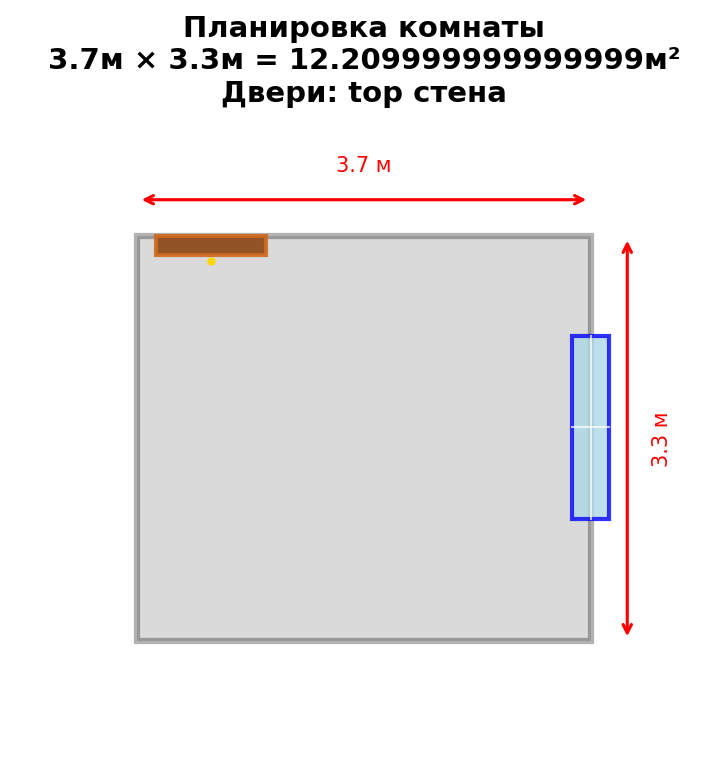
#> input picture floorplan.png, 727 x 778 px
$ python -i furniture_detector.py   (imports and definitions only)
#> lines starting #> are read from the running program, lines starting #| are printed output that depends on the picture; after the words box and inside, x2 and y2 are one past the last pixel; in counts of white or black regions, pixels touching at a corner belong together
#> further down, picture is the input picture: shape (778, 727, 3); mean B, G, R 234.4, 233.9, 235.4
import cv2
import numpy as np
from typing import List, Dict, Tuple, Optional
from dataclasses import dataclass
from enum import Enum


class FurnitureType(Enum):
    """Типы мебели и предметов."""
    TABLE = "table"  # Стол
    CHAIR = "chair"  # Стул
    SOFA = "sofa"  # Диван/кресло
    BED = "bed"  # Кровать
    CABINET = "cabinet"  # Шкаф/комод
    UNKNOWN = "unknown"  # Неопознанный предмет


@dataclass
class DetectedFurniture:
    """Обнаруженный предмет мебели."""
    x: int  # X на изображении
    y: int  # Y на изображении
    width: int  # Ширина в пикселях
    height: int  # Высота в пикселях
    depth_estimate: float  # Оценочная глубина (относительная)
    furniture_type: FurnitureType
    confidence: float
    is_valid: bool = True

    # 3D параметры (в метрах, будут рассчитаны позже)
    width_3d: float = 0.0
    height_3d: float = 0.0
    depth_3d: float = 0.0
    position_3d: np.ndarray = None  # [x, y, z] в координатах комнаты


@dataclass
class BoundingBox3D:
    """3D ограничивающий параллелепипед (коробка)."""
    center: np.ndarray  # [x, y, z]
    dimensions: np.ndarray  # [width, height, depth]
    rotation: float = 0.0  # Поворот вокруг Y (вертикальной оси) в радианах

    @property
    def min_corner(self) -> np.ndarray:
        return self.center - self.dimensions / 2

    @property
    def max_corner(self) -> np.ndarray:
        return self.center + self.dimensions / 2


class FurnitureDetectorCV:
    """
    Детектор мебели на фотографиях с использованием компьютерного зрения.
    Использует комбинацию методов: детекция контуров, анализ формы,
    сегментация по цвету и глубине (если доступна).
    """

    # Стандартные размеры мебели в метрах (для эвристик)
    TYPICAL_SIZES = {
        FurnitureType.TABLE: {'width': (0.8, 1.6), 'height': (0.7, 0.8), 'depth': (0.6, 1.2)},
        FurnitureType.CHAIR: {'width': (0.4, 0.6), 'height': (0.8, 1.0), 'depth': (0.4, 0.6)},
        FurnitureType.SOFA: {'width': (1.5, 2.5), 'height': (0.7, 0.9), 'depth': (0.8, 1.0)},
        FurnitureType.BED: {'width': (1.4, 2.0), 'height': (0.4, 0.6), 'depth': (1.9, 2.2)},
        FurnitureType.CABINET: {'width': (0.6, 1.2), 'height': (1.2, 2.0), 'depth': (0.4, 0.6)},
        FurnitureType.UNKNOWN: {'width': (0.3, 2.0), 'height': (0.3, 2.0), 'depth': (0.3, 2.0)},
    }

    def __init__(self, min_area=5000, max_area=500000):
        self.min_area = min_area
        self.max_area = max_area

        # Параметры для детекции разных типов мебели
        self.furniture_params = {
            FurnitureType.TABLE: {
                'aspect_ratio': (1.0, 2.5),  # Ширина/высота на фото
                'fill_ratio': (0.3, 0.9),  # Заполнение контура
                'bottom_position': (0.5, 1.0),  # Положение относительно низа кадра
                'color_variance': (10, 100),  # Вариативность цвета (текстура дерева/пластика)
            },
            FurnitureType.CHAIR: {
                'aspect_ratio': (0.5, 1.2),
                'fill_ratio': (0.2, 0.8),
                'bottom_position': (0.6, 1.0),
                'color_variance': (5, 80),
            },
            FurnitureType.SOFA: {
                'aspect_ratio': (1.5, 4.0),
                'fill_ratio': (0.4, 0.95),
                'bottom_position': (0.5, 1.0),
                'color_variance': (15, 120),
            },
            FurnitureType.BED: {
                'aspect_ratio': (1.0, 3.0),
                'fill_ratio': (0.5, 0.98),
                'bottom_position': (0.4, 0.9),
                'color_variance': (5, 60),
            },
            FurnitureType.CABINET: {
                'aspect_ratio': (0.3, 1.0),
                'fill_ratio': (0.6, 0.95),
                'bottom_position': (0.3, 1.0),
                'color_variance': (10, 80),
            },
        }

        # Фоновое вычитание для статичных камер (опционально)
        self.background_subtractor = cv2.createBackgroundSubtractorMOG2(
            history=500, varThreshold=16, detectShadows=False
        )

    def detect_furniture(self, image: np.ndarray,
                         room_floor_y: Optional[float] = None) -> List[DetectedFurniture]:
        """
        Детекция мебели на одном изображении.

        Args:
            image: BGR изображение
            room_floor_y: Оценочная Y-координата пола на изображении (0-1)

        Returns:
            Список обнаруженной мебели
        """
        img_height, img_width = image.shape[:2]
#> img_height = 778; img_width = 727
        gray = cv2.cvtColor(image, cv2.COLOR_BGR2GRAY)
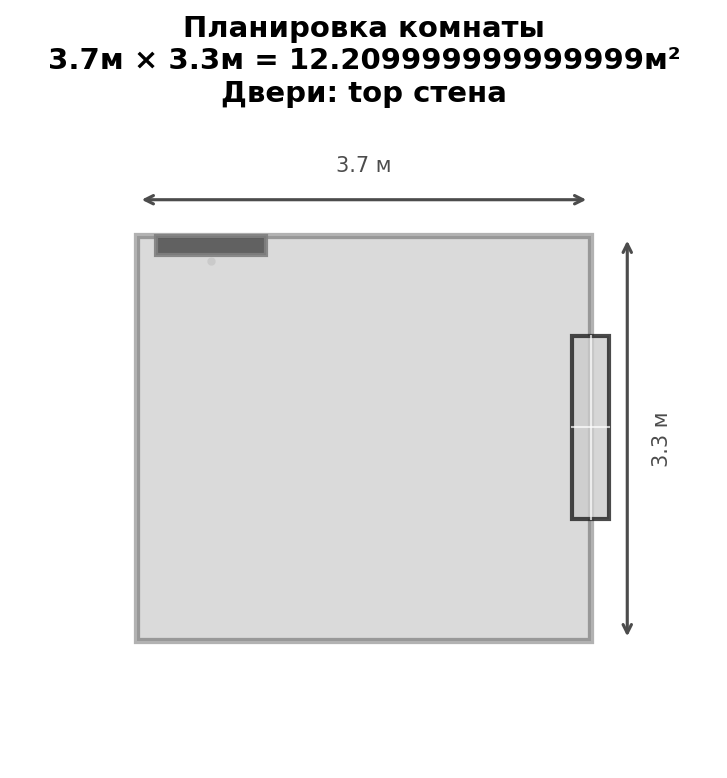
#> gray: shape (778, 727); min 0, max 255, mean 234.4

        # 1. Предварительная обработка
        # Улучшение контраста
        clahe = cv2.createCLAHE(clipLimit=2.0, tileGridSize=(8, 8))
        gray_eq = clahe.apply(gray)

        # 2. Детекция границ и контуров
        edges = cv2.Canny(gray_eq, 30, 150)
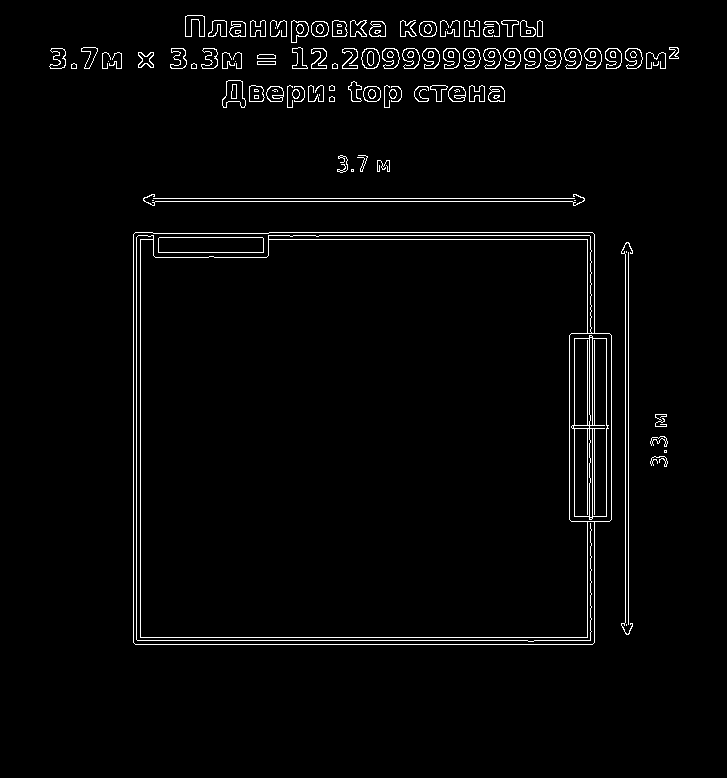
#> edges: shape (778, 727); 2.5% white in thin lines or dots, all inside (x1, y1, x2, y2) = (49, 15, 679, 645)

        # Морфологические операции для соединения разрозненных линий
        kernel = cv2.getStructuringElement(cv2.MORPH_RECT, (5, 5))
        edges_closed = cv2.morphologyEx(edges, cv2.MORPH_CLOSE, kernel, iterations=2)
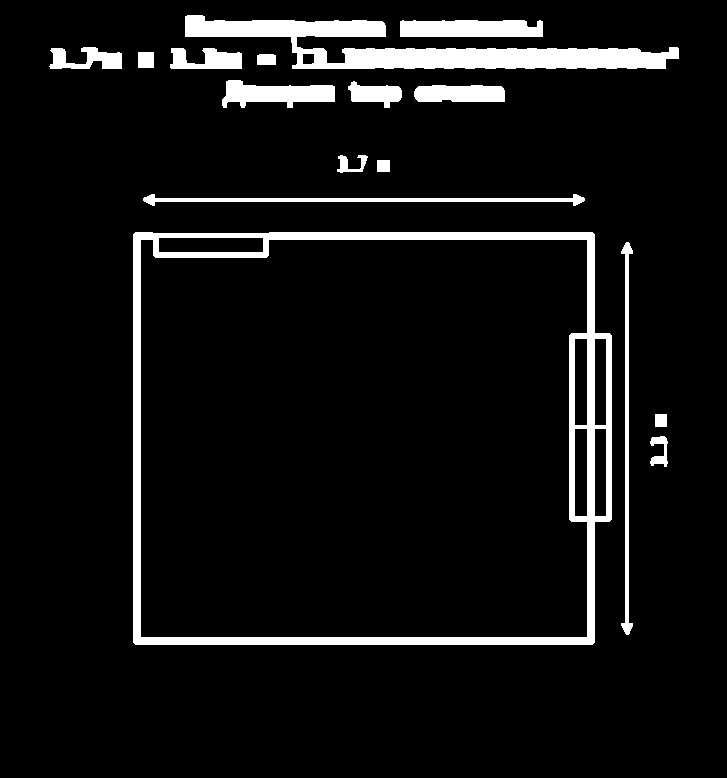
#> edges_closed: shape (778, 727); 7.3% white; 16 white regions

        # 3. Поиск контуров
        contours, _ = cv2.findContours(
            edges_closed, cv2.RETR_EXTERNAL, cv2.CHAIN_APPROX_SIMPLE
        )
#> contours = 16 contours; largest, box (x1, y1, x2, y2) and area: (133, 232, 612, 645) 193001, (185, 15, 679, 69) 10064, (400, 20, 543, 37) 2122, (222, 80, 335, 108) 1852, (143, 194, 585, 206) 1422

        furniture_list = []

        # 4. Анализ каждого контура
        for contour in contours:
            area = cv2.contourArea(contour)
            if not (self.min_area < area < self.max_area):
                continue

            # Получаем ограничивающий прямоугольник
            x, y, w, h = cv2.boundingRect(contour)

            # Аппроксимация контура для проверки "прямоугольности"
            epsilon = 0.05 * cv2.arcLength(contour, True)
            approx = cv2.approxPolyDP(contour, epsilon, True)

            # Проверяем соотношение сторон
            aspect_ratio = w / float(h) if h > 0 else 0

            # Оценка позиции относительно пола
            bottom_relative = (y + h) / img_height
            if room_floor_y and abs(bottom_relative - room_floor_y) > 0.15:
                # Слишком далеко от пола — возможно не мебель
                pass  # Не фильтруем строго, просто отмечаем

            # Анализ ROI
            roi = image[y:y + h, x:x + w]
            roi_gray = gray[y:y + h, x:x + w]

            # Оценка текстуры и цвета
            color_variance = np.std(roi_gray)

            # Оценка заполненности контура
            rect_area = w * h
            fill_ratio = area / rect_area if rect_area > 0 else 0

            # Проверка на тени (мебель обычно отбрасывает тень)
            shadow_detected = self._detect_shadow(gray, x, y, w, h, img_height)

            # Определяем тип мебели
            furniture_type, confidence = self._classify_furniture(
                aspect_ratio, fill_ratio, bottom_relative,
                color_variance, shadow_detected, w, h, img_width, img_height
            )

            # Оценка глубины (простая эвристика: ниже на кадре = ближе)
            depth_estimate = self._estimate_depth(y, h, img_height, bottom_relative)

            if confidence > 0.3:
                furniture = DetectedFurniture(
                    x=x, y=y, width=w, height=h,
                    depth_estimate=depth_estimate,
                    furniture_type=furniture_type,
                    confidence=confidence,
                    is_valid=confidence > 0.5
                )
                furniture_list.append(furniture)
#> this loop made 16 passes
#> area on passes 1, 3, 5, 7, 8, 9, 10, 11, 13, 14, 15: 250.5, 1275, 1422, 211.5, 1333, 810.5, 1851.5, 177, 969, 865.5, 2121.5
#> (contour, area) on passes 2, 6, 12: ([[655, 414], [655, 426], [666, 426], [666, 414]], 132), ([[377, 160], [377, 171], [389, 171], [389, 160]], 132), ([[138, 52], [138, 67], [153, 67], [153, 52]], 225)
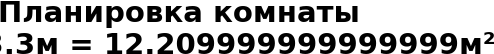
#> roi_gray: shape (54, 494); min 0, max 255, mean 180.1
#> after the loop, furniture_list = 1 item

        # 5. Удаление дубликатов и пересечений
        furniture_list = self._remove_overlapping(furniture_list)

        # 6. Сортировка по глубине (от ближних к дальним)
        furniture_list.sort(key=lambda f: f.depth_estimate, reverse=True)

        return furniture_list

    def _detect_shadow(self, gray: np.ndarray, x: int, y: int,
                       w: int, h: int, img_height: int) -> bool:
        """Детекция тени под объектом (признак мебели)."""
        # Проверяем область под объектом
        shadow_y_start = min(y + h, img_height - 1)
        shadow_y_end = min(y + h + int(h * 0.3), img_height)

        if shadow_y_end <= shadow_y_start:
            return False

        shadow_region = gray[shadow_y_start:shadow_y_end, x:x + w]
        object_region = gray[y:y + h, x:x + w]

        if shadow_region.size == 0 or object_region.size == 0:
            return False

        shadow_brightness = np.mean(shadow_region)
        object_brightness = np.mean(object_region)

        # Тень темнее объекта
        return shadow_brightness < object_brightness * 0.7

    def _classify_furniture(self, aspect_ratio: float, fill_ratio: float,
                            bottom_pos: float, color_variance: float,
                            shadow_detected: bool, w: int, h: int,
                            img_w: int, img_h: int) -> Tuple[FurnitureType, float]:
        """Классификация типа мебели на основе признаков."""

        scores = {}

        for ftype, params in self.furniture_params.items():
            score = 0.0

            # Соотношение сторон
            ar_min, ar_max = params['aspect_ratio']
            if ar_min <= aspect_ratio <= ar_max:
                ar_score = 1.0 - abs(aspect_ratio - (ar_min + ar_max) / 2) / ((ar_max - ar_min) / 2)
                score += ar_score * 0.25
            else:
                score -= 0.2

            # Заполнение
            fr_min, fr_max = params['fill_ratio']
            if fr_min <= fill_ratio <= fr_max:
                score += 0.2

            # Позиция относительно пола
            bp_min, bp_max = params['bottom_position']
            if bp_min <= bottom_pos <= bp_max:
                score += 0.2

            # Вариативность цвета (текстура)
            cv_min, cv_max = params['color_variance']
            if cv_min <= color_variance <= cv_max:
                score += 0.15

            # Наличие тени
            if shadow_detected:
                score += 0.1

            # Размер относительно изображения
            relative_size = (w * h) / (img_w * img_h)
            if 0.02 < relative_size < 0.4:
                score += 0.1

            scores[ftype] = max(0, score)

        # Выбираем лучший тип
        best_type = max(scores, key=scores.get)
        best_score = scores[best_type]

        # Если уверенность низкая — unknown
        if best_score < 0.3:
            return FurnitureType.UNKNOWN, best_score

        return best_type, min(best_score, 1.0)

    def _estimate_depth(self, y: int, h: int, img_height: int,
                        bottom_pos: float) -> float:
        """
        Оценка относительной глубины объекта.
        Простая перспективная модель: объекты ниже на кадре ближе.
        """
        # Нормализуем позицию (0 = далеко/верх, 1 = близко/низ)
        depth = bottom_pos

        # Корректировка на размер (большие объекты обычно ближе)
        relative_height = h / img_height
        depth = depth * 0.7 + relative_height * 0.3

        return min(max(depth, 0.0), 1.0)

    def _remove_overlapping(self, furniture: List[DetectedFurniture],
                            iou_threshold: float = 0.3) -> List[DetectedFurniture]:
        """Удаление пересекающихся детекций (NMS)."""
        if len(furniture) <= 1:
            return furniture

        # Сортируем по уверенности
        sorted_furniture = sorted(furniture, key=lambda f: f.confidence, reverse=True)

        keep = []
        for f1 in sorted_furniture:
            overlap = False
            for f2 in keep:
                if self._iou(f1, f2) > iou_threshold:
                    overlap = True
                    break
            if not overlap:
                keep.append(f1)

        return keep

    # [99 lines left out: functions _iou, analyze_multiple_images, _group_detections, not called in this run]


class Furniture3DReconstructor:
    """
    Реконструкция 3D коробок (bounding boxes) для мебели.
    """

    # [261 lines left out: functions __init__, reconstruct_furniture_3d, _estimate_dimensions, _find_placement_position, _generate_candidate_positions, _check_collision and 3 more, not called in this run]

>>> import cv2
>>> picture = cv2.imread('floorplan.png')
>>> result = FurnitureDetectorCV().detect_furniture(picture)
#> result = 1 item
